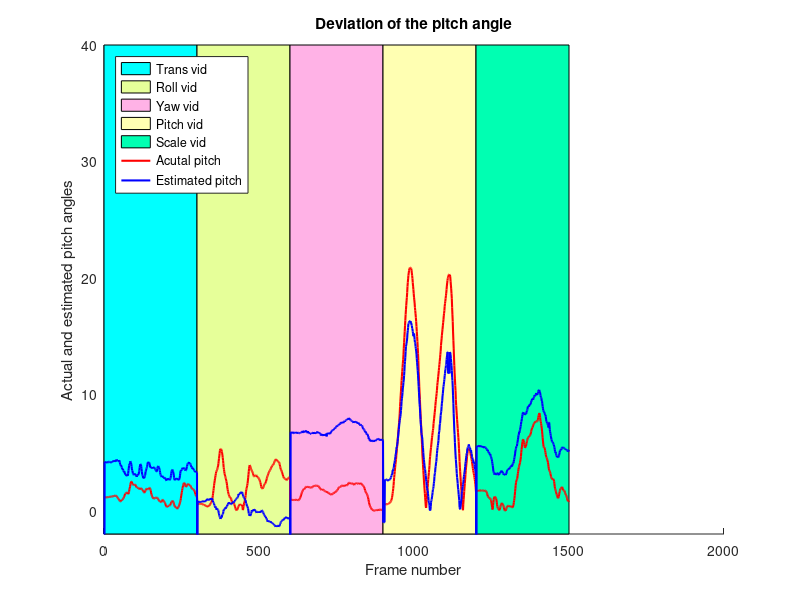

MATLAB code for this plot:
data = textread('./OutputForMATLAB/0/poseOutput.txt', '%s', 'delimiter', ','); 

mat_data_act_0 = zeros(300,3);
mat_data_est_0 = zeros(300,3);

for i=0:299
    mat_data_act_0((i+1),:) = [abs(str2double(data(i*6 + 1))) abs(str2double(data(i*6 + 2))) abs(str2double(data(i*6 + 3)))];
    if(abs(str2double(data(i*6 + 4))) == 361)
        mat_data_est_0((i+1),:) = [-1 -1 -1];
    else
        mat_data_est_0((i+1),:) = [abs(str2double(data(i*6 + 4))) abs(str2double(data(i*6 + 5))) abs(str2double(data(i*6 + 6)))];
    end
end

data = textread('./OutputForMATLAB/1/poseOutput.txt', '%s', 'delimiter', ','); 

mat_data_act_1 = zeros(300,3);
mat_data_est_1 = zeros(300,3);

for i=0:299
    mat_data_act_1((i+1),:) = [abs(str2double(data(i*6 + 1))) abs(str2double(data(i*6 + 2))) abs(str2double(data(i*6 + 3)))];
    if(abs(str2double(data(i*6 + 4))) == 361)
        mat_data_est_1((i+1),:) = [-1 -1 -1];
    else
        mat_data_est_1((i+1),:) = [abs(str2double(data(i*6 + 4))) abs(str2double(data(i*6 + 5))) abs(str2double(data(i*6 + 6)))];
    end
end

data = textread('./OutputForMATLAB/2/poseOutput.txt', '%s', 'delimiter', ','); 

mat_data_act_2 = zeros(300,3);
mat_data_est_2 = zeros(300,3);

for i=0:299
    mat_data_act_2((i+1),:) = [abs(str2double(data(i*6 + 1))) abs(str2double(data(i*6 + 2))) abs(str2double(data(i*6 + 3)))];
    if(abs(str2double(data(i*6 + 4))) == 361)
        mat_data_est_2((i+1),:) = [-1 -1 -1];
    else
        mat_data_est_2((i+1),:) = [abs(str2double(data(i*6 + 4))) abs(str2double(data(i*6 + 5))) abs(str2double(data(i*6 + 6)))];
    end
end

data = textread('./OutputForMATLAB/3/poseOutput.txt', '%s', 'delimiter', ','); 

mat_data_act_3 = zeros(300,3);
mat_data_est_3 = zeros(300,3);

for i=0:299
    mat_data_act_3((i+1),:) = [abs(str2double(data(i*6 + 1))) abs(str2double(data(i*6 + 2))) abs(str2double(data(i*6 + 3)))];
    if(abs(str2double(data(i*6 + 4))) == 361)
        mat_data_est_3((i+1),:) = [-1 -1 -1];
    else
        mat_data_est_3((i+1),:) = [abs(str2double(data(i*6 + 4))) abs(str2double(data(i*6 + 5))) abs(str2double(data(i*6 + 6)))];
    end
end

data = textread('./OutputForMATLAB/4/poseOutput.txt', '%s', 'delimiter', ','); 

mat_data_act_4 = zeros(300,3);
mat_data_est_4 = zeros(300,3);

for i=0:299
    mat_data_act_4((i+1),:) = [abs(str2double(data(i*6 + 1))) abs(str2double(data(i*6 + 2))) abs(str2double(data(i*6 + 3)))];
    if(abs(str2double(data(i*6 + 4))) == 361)
        mat_data_est_4((i+1),:) = [-1 -1 -1];
    else
        mat_data_est_4((i+1),:) = [abs(str2double(data(i*6 + 4))) abs(str2double(data(i*6 + 5))) abs(str2double(data(i*6 + 6)))];
    end
end

pose_act = vertcat(mat_data_act_0,mat_data_act_1,mat_data_act_2,mat_data_act_3,mat_data_act_4);
pose_est = vertcat(mat_data_est_0,mat_data_est_1,mat_data_est_2,mat_data_est_3,mat_data_est_4);

for i=1:900
    pose_est(i,:) = [(pose_est(i,1) -10) (pose_est(i,2) -10) (pose_est(i,3) -10)];
end

for i=1201:1500
    pose_est(i,:) = [(pose_est(i,1) -10) (pose_est(i,2) -10) (pose_est(i,3) -10)];
end

frame_nos = zeros(1,1500);
for i = 1:1500
    frame_nos(1,i) = i;
end

%% Draw graph

figure;
subplot(1,1,1);

ylim([-2 40])
hold on
patch([0 300 300 0], [max(ylim) max(ylim) -2 -2], 'c', 'DisplayName','Trans vid')
patch([300 600 600 300], [max(ylim) max(ylim) -2 -2], [0.9 1 0.6], 'DisplayName','Roll vid')
patch([600 900 900 600], [max(ylim) max(ylim) -2 -2], [1 0.7 0.9], 'DisplayName','Yaw vid')
patch([900 1200 1200 900], [max(ylim) max(ylim) -2 -2], [1 1 0.7], 'DisplayName','Pitch vid')
patch([1200 1500 1500 1200], [max(ylim) max(ylim) -2 -2], [0 1 0.7], 'DisplayName','Scale vid')

plot(frame_nos,pose_act(:,3),'color','r','DisplayName','Acutal pitch','LineWidth',1.5);
hold on;
plot(frame_nos,pose_est(:,3),'color','b','DisplayName','Estimated pitch','LineWidth',1.5);
hold on;
legend('Location','northwest');
title('Deviation of the pitch angle')
xlabel('Frame number');
ylabel('Actual and estimated pitch angles');

%subplot(3,1,2);
